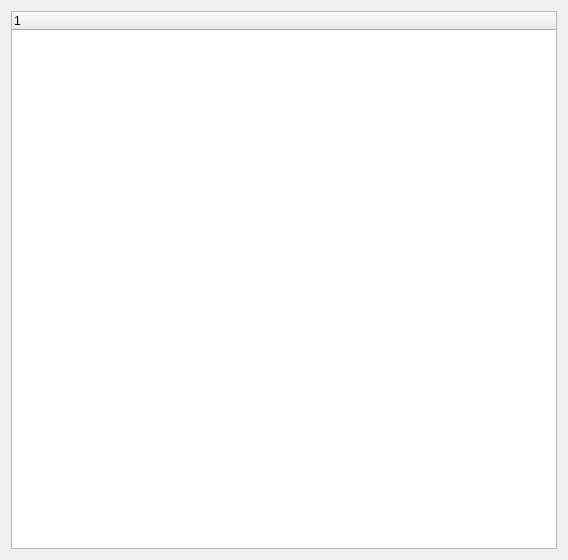
<ui version="4.0" >
 <class>WinFileAssociationsConfigWidget</class>
 <widget class="QWidget" name="WinFileAssociationsConfigWidget" >
  <property name="geometry" >
   <rect>
    <x>0</x>
    <y>0</y>
    <width>568</width>
    <height>560</height>
   </rect>
  </property>
  <layout class="QGridLayout" name="gridLayout" >
   <item row="0" column="0" >
    <widget class="QTreeWidget" name="treeWidget" >
     <column>
      <property name="text" >
       <string/>
      </property>
     </column>
    </widget>
   </item>
  </layout>
 </widget>
 <resources/>
 <connections/>
</ui>
